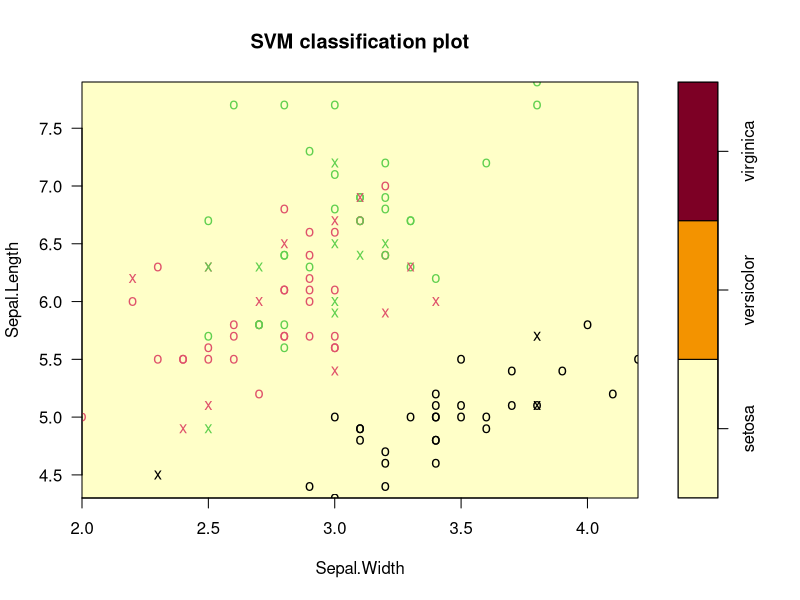
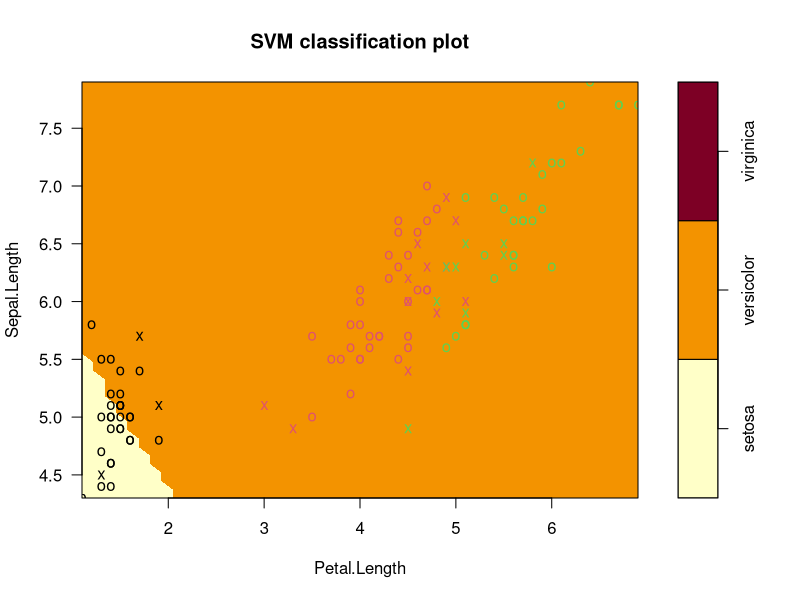
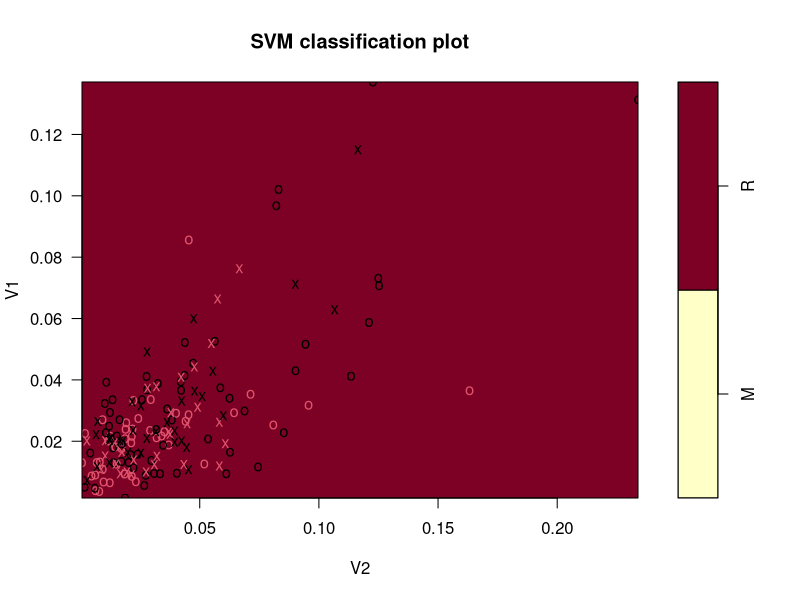
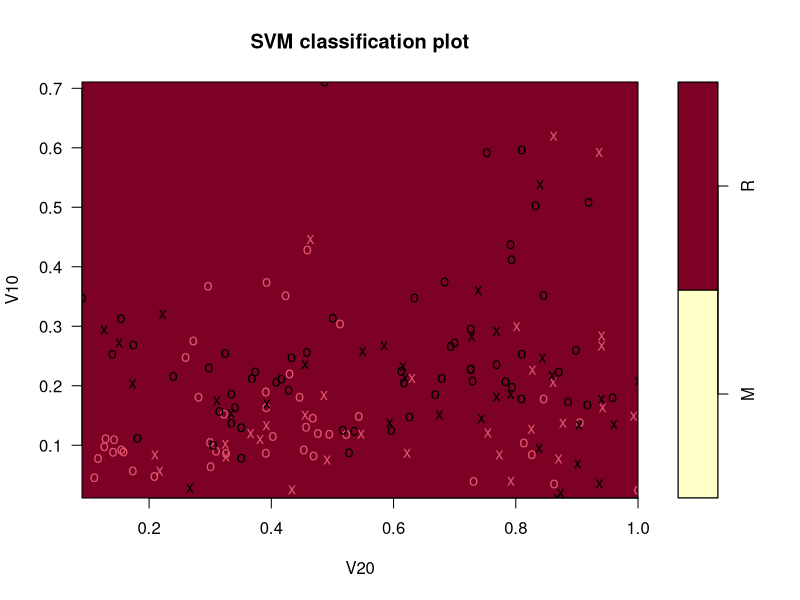
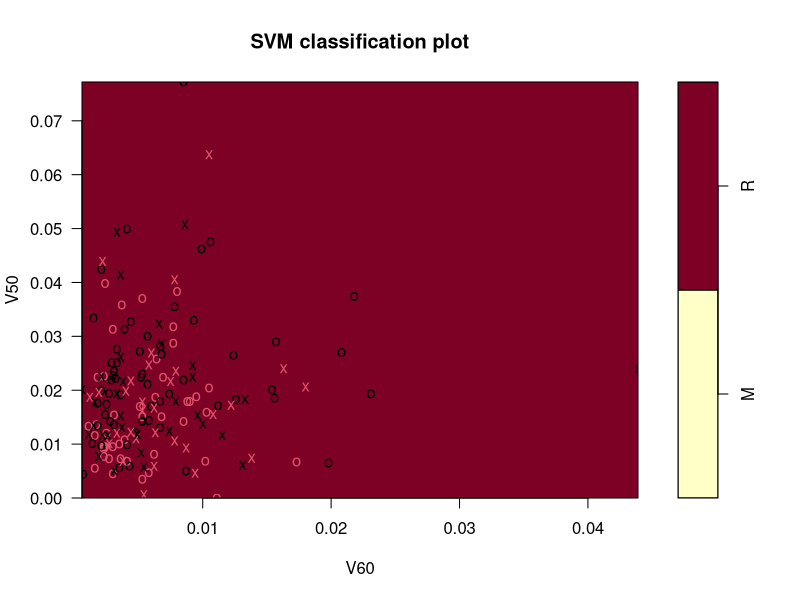

Here is the R script that generated these plots, in order:
# Vamos a trabajar con un ejemplo de SVM para clasificar 
# los datos de iris de forma LINEAL


#carguenis la librería necesaria
library(e1071)
#carguemos iris
data(iris)

View(iris)
#carguemos una semilla para replicar todo lo que hagamos
set.seed(42)
#dividvamos entre el training set y el test set
iris[,"train"] <- ifelse(runif(nrow(iris))<0.8,1,0)

iris[,"train"]
     
#hagamos la separacion
trainset <- iris[iris$train==1,]
testset <- iris[iris$train==0,]

trainset
testset

#obten un indice para cada variable dentro de train
trainColNum <- grep("train",names(trainset))
# remueve las columnas flag de trainset y testset
trainset <- trainset[,-trainColNum]
testset <- testset[,-trainColNum]
# obten la columna indice para las predicciones
typeColNum <- grep("Species",names(iris))

View(typeColNum)



# construye el modelo linear kernel con una C-classification (soft margin)
# con un costo de penalizacion default (C=1)
svm_model <- svm(Species~ ., data=trainset, method="C-classification", kernel="linear")


# entrenar el conjunto para predicción
pred_train <-predict(svm_model,trainset)
mean(pred_train==trainset$Species)
# probando el conjunto de predicción
pred_test <-predict(svm_model,testset)
mean(pred_test==testset$Species)

head(trainset)

# grafiquemos

head(trainset)

plot(svm_model,data = trainset, Sepal.Length ~ Sepal.Width)

plot(svm_model,data = trainset, Sepal.Length ~ Petal.Length)


################### 2 Ejercicio

library(mlbench)
#cargar el conjunto de datos
data(Sonar)
# cargar una semilla
set.seed(42)
#dividir entre el conjunto prueba y el training
Sonar[,"train"] <- ifelse(runif(nrow(Sonar))<0.8,1,0)
# separación completa
trainset <- Sonar[Sonar$train==1,]
testset <- Sonar[Sonar$train==0,]
# crear columna indice
trainColNum <- grep("train",names(trainset))

trainColNum

# remover indices
trainset <- trainset[,-trainColNum]
testset <- testset[,-trainColNum]
# obtener el numero de variables categoricas
typeColNum <- grep("Class",names(Sonar))
# correr la SVM
svm_model <- svm(Class~ ., data=trainset, method="C-classification", kernel="linear")
# prediccion
pred_train <-predict(svm_model,trainset)

# grafica

head(trainset)

plot(svm_model,data = trainset, V1 ~ V2)

plot(svm_model,data = trainset, V10 ~ V20)

plot(svm_model,data = trainset, V50 ~ V60)
